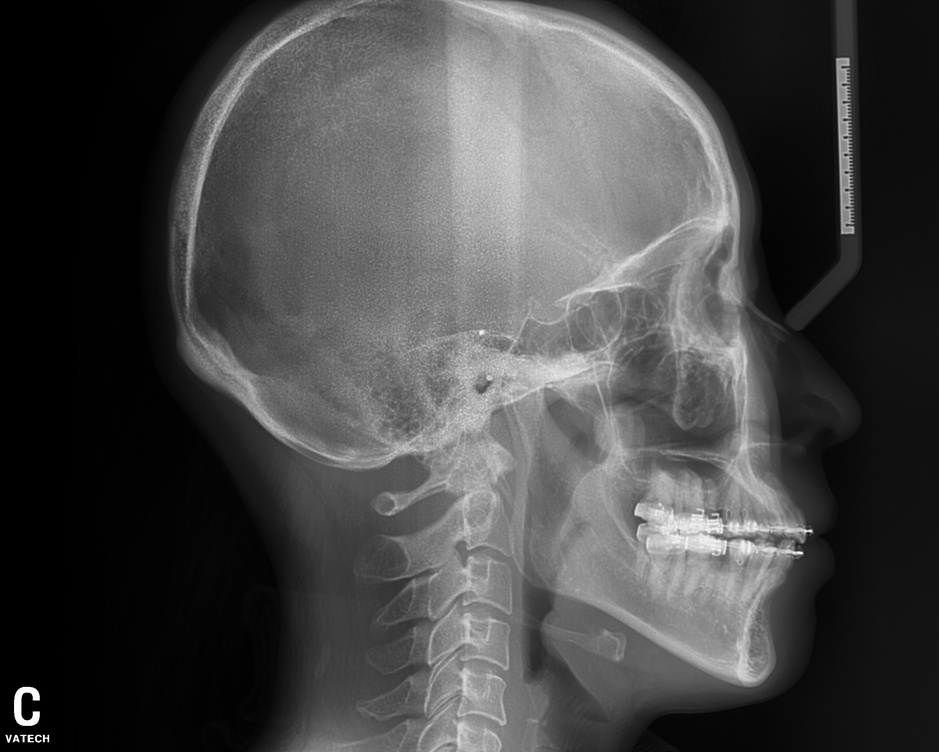
#> input picture input__XrayImage_Coordinates/1.jpg, 939 x 752 px, shrunk from 2408 x 1928 before the run
$ python image.py
#> lines starting #> are read from the running program, lines starting #| are printed output that depends on the picture
from PIL import Image
from PIL import ImageDraw
from PIL import ImageFont
import csv

# 이미지 열기
csv_data = []
with open('input__XrayImage_Coordinates/coordinates.csv', "rt", encoding='utf8') as csvfile:
#> (reads input__XrayImage_Coordinates/coordinates.csv from the repository)
    spamreader = csv.reader(csvfile, delimiter=',', quotechar='"')
    i = 0
    for row in spamreader:
        csv_data.append([])
        for data in row:
            csv_data[i].append(data)
        i = i+1


im = Image.open('input__XrayImage_Coordinates/1.jpg')
#> im is the input picture: PIL image 939x752 L; min 0, max 255, mean 70.7

# 이미지 크기 출력
print(im.size)
#| (939, 752)

# 이미지 Cropping 하기 (x시작점, y시작점, 가로넓이, 세로넓이)
cropImage = im.crop((0, 200, 1000, 1000))
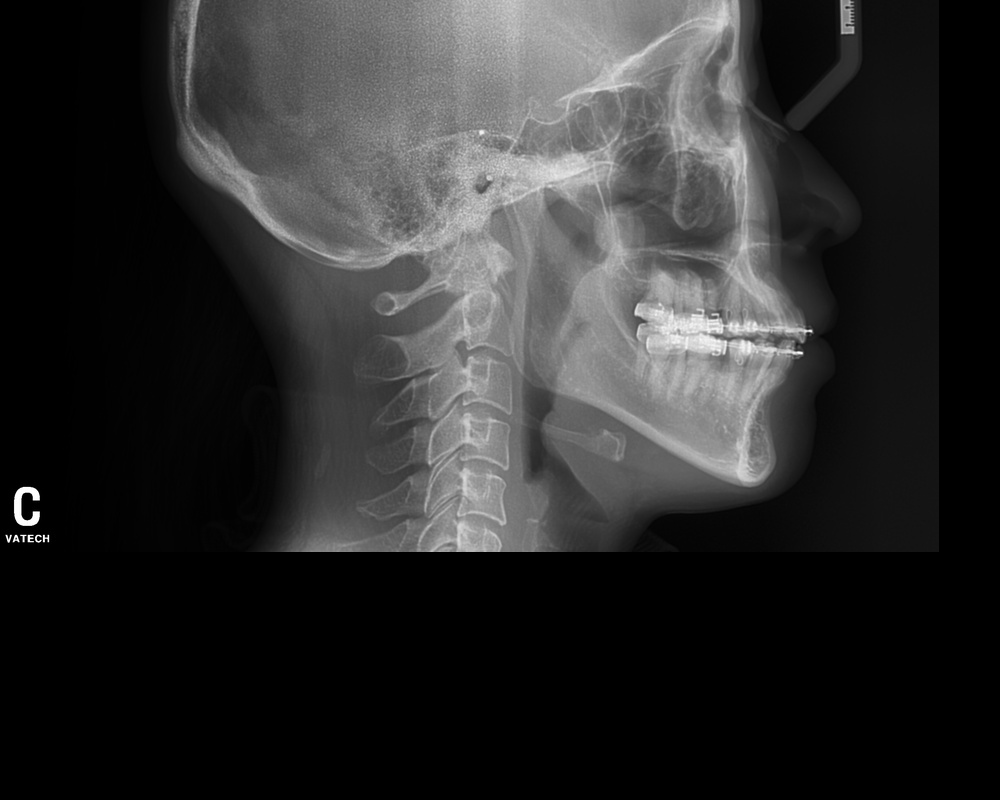
#> cropImage: PIL image 1000x800 L; min 0, max 255, mean 44.9
cropImage.save('cropped.jpg')

# 좌표값 표시하기
draw = ImageDraw.Draw(im)
indices = [1,3,4,5,6,7,8]
for i in indices:
    draw.text((int(csv_data[1][i].split('|')[0]),int(csv_data[1][i].split('|')[1])+10), csv_data[0][i],font=ImageFont.truetype('arial', 40), fill='#ffff00')
    draw.rectangle((int(csv_data[1][i].split('|')[0])-10,int(csv_data[1][i].split('|')[1])-10, int(csv_data[1][i].split('|')[0])+10,int(csv_data[1][i].split('|')[1])+10),'yellow','blue')
im.save('text.jpg')
